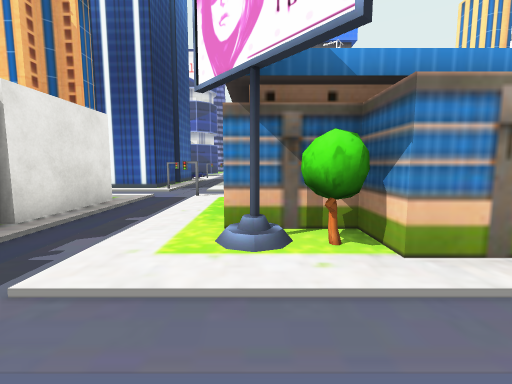
view 1 (above)

13 first-person views from a walk through a scene from a Unity 3-D project. The camera is 1.3 m above the floor, tilts 6° down and sees 90° across. The floor is counted in squares, 2 m on a side. Each view is taken from the middle of a square. On the plan, view 1 faces up. The plan holds only what a view shows up to about 9 squares ahead; the rest is blank. The place goes on beyond the plan. Some surface patterns are stand-ins.

view 2
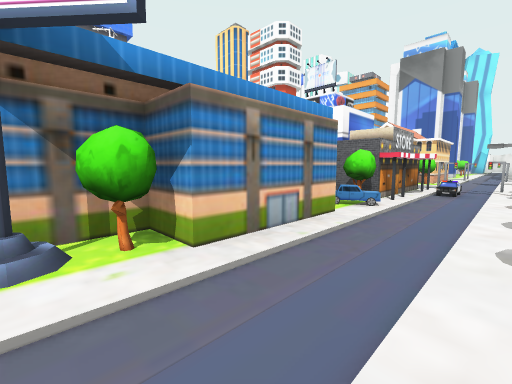

view 3
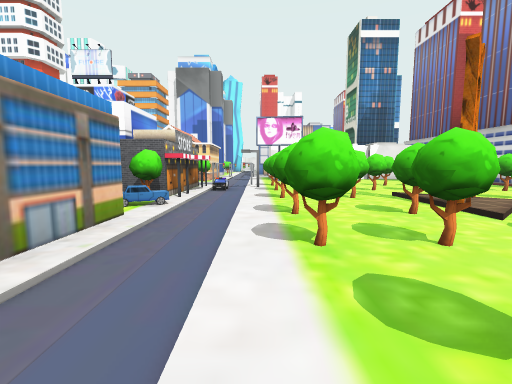

view 4
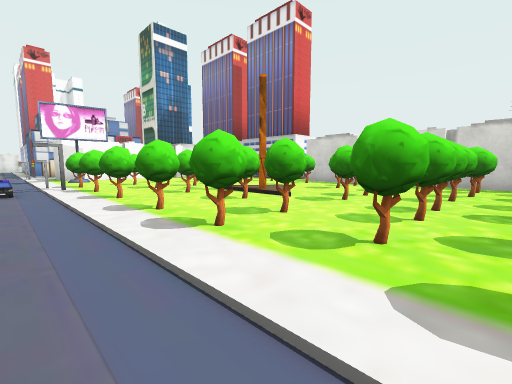

view 5
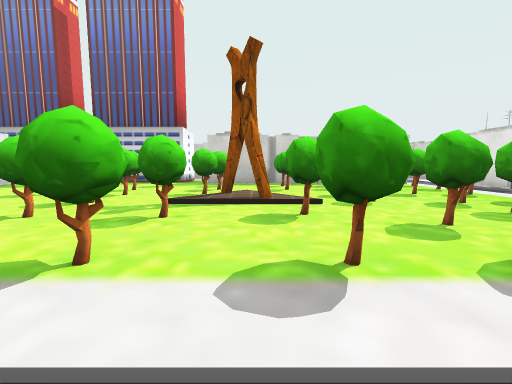

view 6
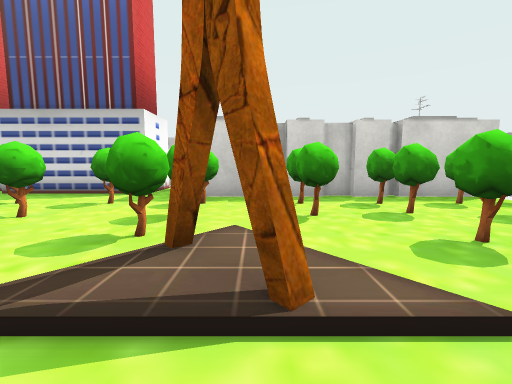

view 7
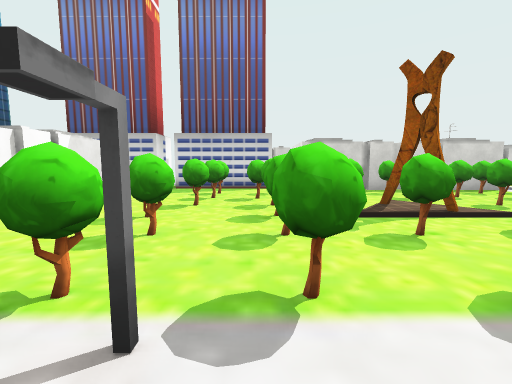

view 8
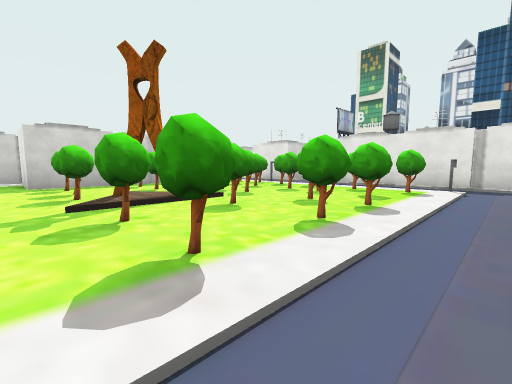

view 9
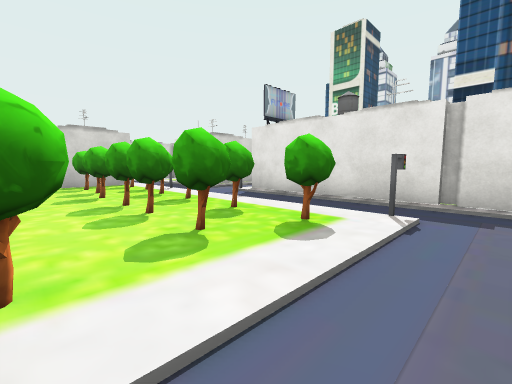

view 10
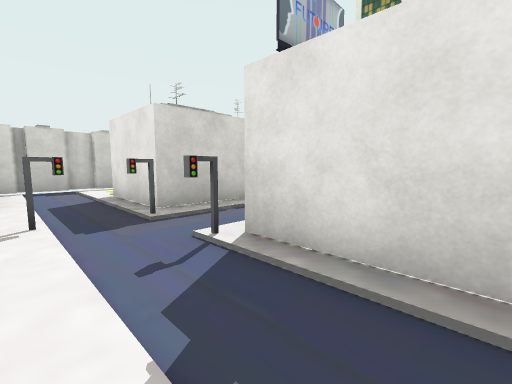

view 11
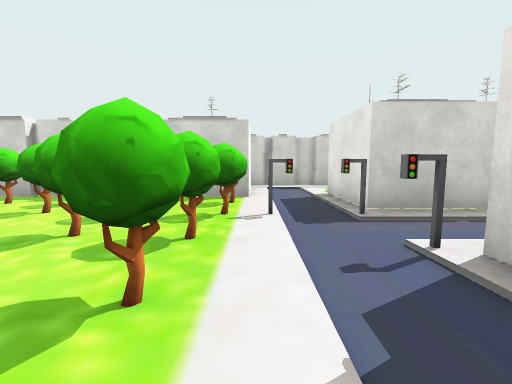

view 12
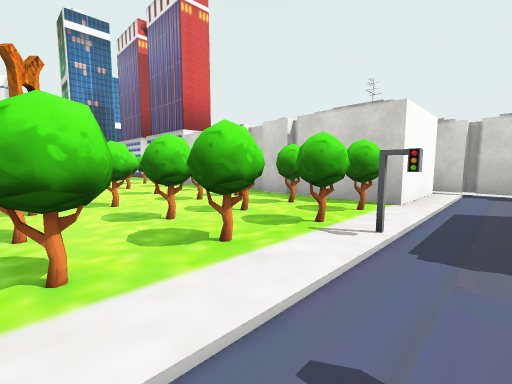

view 13
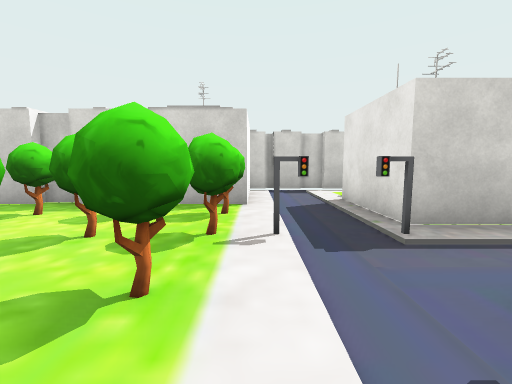

### Floor plan
Key: @ floor where view 1 was taken; # wall or solid block; x gap in a wall; . floor; / step, stairs or slope; B building; T thing the floor can be seen under or through; O other object.
Columns run from 7 left of view 1 to 10 right of it. Each row starts with its distance up from view 1.
 10     O
  9  O  O.
  8 OO OO..
  7    ...x
  6     ...
  5     ...
  4     #..B
  3     #..BBBBB  OO
  2     #..##BB##### #
  1 O   #.........///#
  0 O   #.#@....#..#..
 -1     #..TTTT.......
 -2     #..TTTT.#.##..
 -3     #..TTT/#/.##..
 -4     TT.TTT./#.##..
 -5    ..TTTTTT.#.##..
 -6   ###..TTTT.#.....
 -7     #............
 -8     #..######.OOO
 -9     #..#    #.O
-10     ####    ##

Where each view was taken, in squares from view 1:
view 1: 0 up, 0 right, facing up
view 2: 0 up, 0 right, facing up-right
view 3: 0 up, 0 right, facing right
view 4: 1 up, 0 right, facing down-right
view 5: 1 up, 4 right, facing down
view 6: 2 down, 4 right, facing down
view 7: 1 up, 7 right, facing down
view 8: 1 up, 6 right, facing down-left
view 9: 1 up, 2 right, facing down-left
view 10: 2 down, 1 left, facing down-left
view 11: 2 down, 1 left, facing down
view 12: 3 down, 2 left, facing down-right
view 13: 3 down, 1 left, facing down
